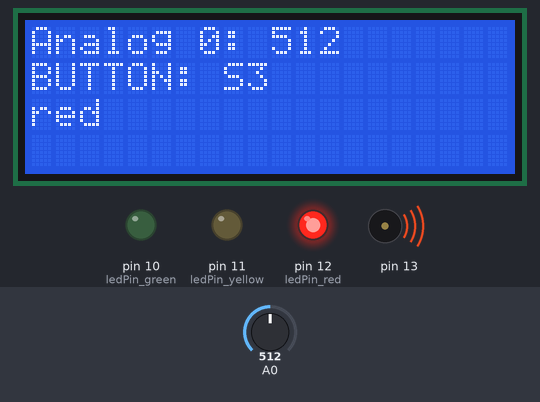
The sketch below on a simulated Arduino Uno, built with avr-gcc and run on an emulated ATmega328P. Parts: 20×4 character LCD, output pins drawn as LEDs (lit = HIGH), buzzer (waves = sounding). Inputs (shaded band) come from the test bench; at power-on: A0 = 512.

Above: at 1.2 s.
1.3 s: A0 set to 860
At 10.1 s:
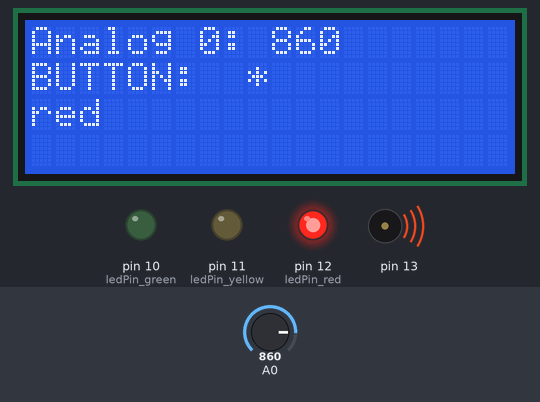
10.6 s: A0 set to 840
At 18.8 s:
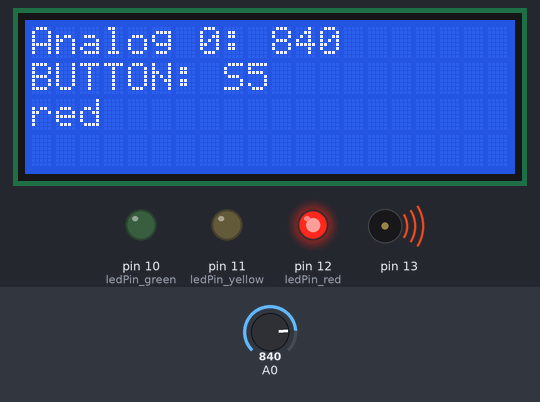
23.8 s: A0 set to 862
At 28.7 s:
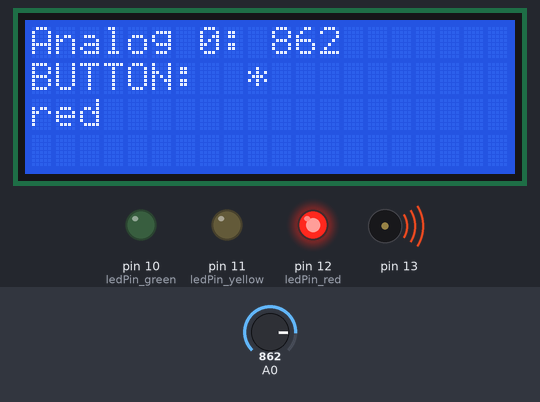
Timing chart, 0 to 38.0 s (numbered marks = the images above; inputs shaded):
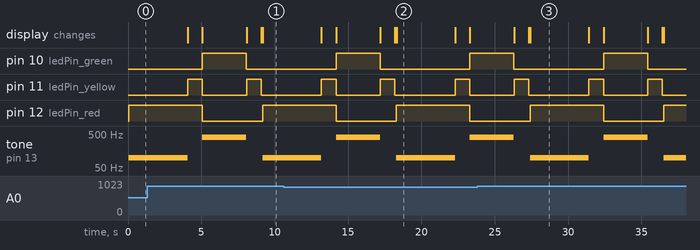

Measured:
- the behaviour switches between 850 and 851 on A0 (found by bisection; images 2 and 3)
- after the input at 1.3 s, the display: first differs from a run without the input after 7.9 s (image 1)
- after the input at 10.6 s, the display: first differs from a run without the input after 7.7 s (image 2)
- after the input at 23.8 s, the display: first differs from a run without the input after 3.6 s (image 3)
- by itself, tone on pin 13: plays 100 Hz for 4.0 s, 400 Hz for 3.0 s, 100 Hz for 2.4 s
- what the display in image 2 shows lasts 4.0 s, from 18.3 s to 22.3 s

The sketch:

Ampel_mit_taster.ino.ino
```cpp
/* authors:
*
*
*  Abderrahmen Rakez
*  Ferdinand Biermann
*  Tilman Rosenlicht
*  Tobias Schaetzle
*
*
*
*/


/*
*
*  display test: write some data to the lcd
*/

/* Connections:
 R/S : Pin 3
 R/W : not connected
 E   : Pin 4
 DB4 : Pin 6
 DB5 : Pin 7
 DB6 : Pin 8
 DB7 : Pin 9
*/
#define ton 13
#define ledPin_red 12
#define ledPin_yellow 11
#define ledPin_green 10
// include LCD functions:
#include <LiquidCrystal.h>

// define the LCD screen
LiquidCrystal lcd(3, 4, 6, 7, 8, 9);

// global variable, stores the result from analog pin
int analogValue;

void setup()
{
  Serial.begin(9600);
  // LCD has 4 lines with 20 chars
  /*
   * Aufgabe 4
   * sollten die nächsten zwei Zeilen reichen, um die Aufgabe
   * zu lösen.
   */
  lcd.begin(20, 4);
  lcd.print("system ready");

  pinMode(ledPin_red, OUTPUT);
  pinMode(ledPin_yellow, OUTPUT);
  pinMode(ledPin_green, OUTPUT);
}


void loop()
{

  /*
   * Analog Wert wird in diesem Schritt in der Variable
   * analogValue gespeichert.
   */
  analogValue = analogRead(A0);

  /*
   * Aufgabe 5
   * cursor wird aud Null initialisiert also erste Postion.
   * erste Position heisst: Zeile 0 und Spalte "0 bis 20"
   * um den eingelesenen analog Wert am ende auszudrücken.
   */
  lcd.setCursor(0, 0);
  lcd.print("Analog 0: ");
  lcd.print(analogValue);


  /*
   * Aufgabe 6
   * springen in eine neue Zeile über dem LCD,
   * und schreibe den Wert, den der Button zurückgibt.
   */
  lcd.setCursor(0, 1);
  lcd.print("BUTTON: ");
  /*
   * wenn man keinen der Knöpfe drückt
   * wird immer ein "*" im display ausgegeben.
   * auf dem Board sind die Buttons durch S* bezeichnet.
   */
    if (analogValue > 850)
    lcd.print(" * ");
  else if (analogValue > 700)
    lcd.print("S5");
  else if (analogValue > 600)
    lcd.print("S4");
  else if (analogValue > 350)
    lcd.print("S3");
  else if (analogValue > 150)
    lcd.print("S2");
  else if (analogValue >= 0)
    lcd.print("S1");
  else
    lcd.print(" * ");

   /*
    * Aufgabe 7 und Aufganbe 9
    * wir haben hier versucht alle Aufgabe in dem Display zu zeigen.
    * also auf die 3. Zeile(vorletzte) des LCDs werden die Ampelzustände gezeigt.
    *
    */
   lcd.setCursor(0, 2);
   digitalWrite(ledPin_red, HIGH);


    /*
    * Ton Ausgabe red LED mot 100 Hz.
    */
   tone(13, 100, 4000);


   lcd.print("red");
   delay(4000);
   lcd.clear();
   lcd.setCursor(0, 3);
   digitalWrite(ledPin_yellow, HIGH);
   lcd.print("red   yellow");
   delay(1000);
   digitalWrite(ledPin_red, LOW);
   digitalWrite(ledPin_yellow, LOW);
   lcd.clear();
   lcd.setCursor(0, 3);
   digitalWrite(ledPin_green, HIGH);


   /*
    * Ton Ausgabe für green LED mit 400 Hz.
    */
   tone(13, 400, 3000);


   lcd.print("green");
   delay(3000);
   digitalWrite(ledPin_green, LOW);
   lcd.clear();
   lcd.setCursor(0, 3);
   digitalWrite(ledPin_yellow, HIGH);
   lcd.print("yellow");
   delay(1000);
   digitalWrite(ledPin_yellow, LOW);
   lcd.clear();
  // wait for 100 ms (reduces display flickering)
  delay(100);

}
  /* Aufgabe 8
   *  hier wird der Ampelzustand "rot" nur dann verlassen und
   *  das Programm  weiter laufen, wenn
   *  die Taste "S1" gedrückt wird.
   *
  if (analogValue > 850) {
    lcd.print(" * ");
    digitalWrite(ledPin_red, HIGH);
  } else if (analogValue > 700) {
    lcd.print("S5");
     digitalWrite(ledPin_red, HIGH);
  } else if (analogValue > 600) {
    lcd.print("S4");
    digitalWrite(ledPin_red, HIGH);
  } else if (analogValue > 350) {
    lcd.print("S3");
    digitalWrite(ledPin_red, HIGH);
  } else if (analogValue > 150) {
    lcd.print("S2");
    digitalWrite(ledPin_red, HIGH);
  } else if (analogValue >= 0) {
    lcd.print("S1");
    digitalWrite(ledPin_yellow, HIGH);
    delay(1000);
    digitalWrite(ledPin_red, LOW);
    digitalWrite(ledPin_yellow, LOW);
    digitalWrite(ledPin_green, HIGH);
    delay(3000);
    digitalWrite(ledPin_green, LOW);
    digitalWrite(ledPin_yellow, HIGH);
    delay(1000);
    digitalWrite(ledPin_yellow, LOW);
  } else
    lcd.print(" * ");
  */


/* Usefull LCD functions:
set the current write position of the lcd to specific line and row:
  lcd.setCursor(row, line);

write onto lcd, starting at current position:
  lcd.print("abc");

clear the lcd (this writes " " into all positions and is therefore slow):
If only specific areas should be cleared use a mix of setCursor and print(" ") instead
  lcd.clear();
*/
```
